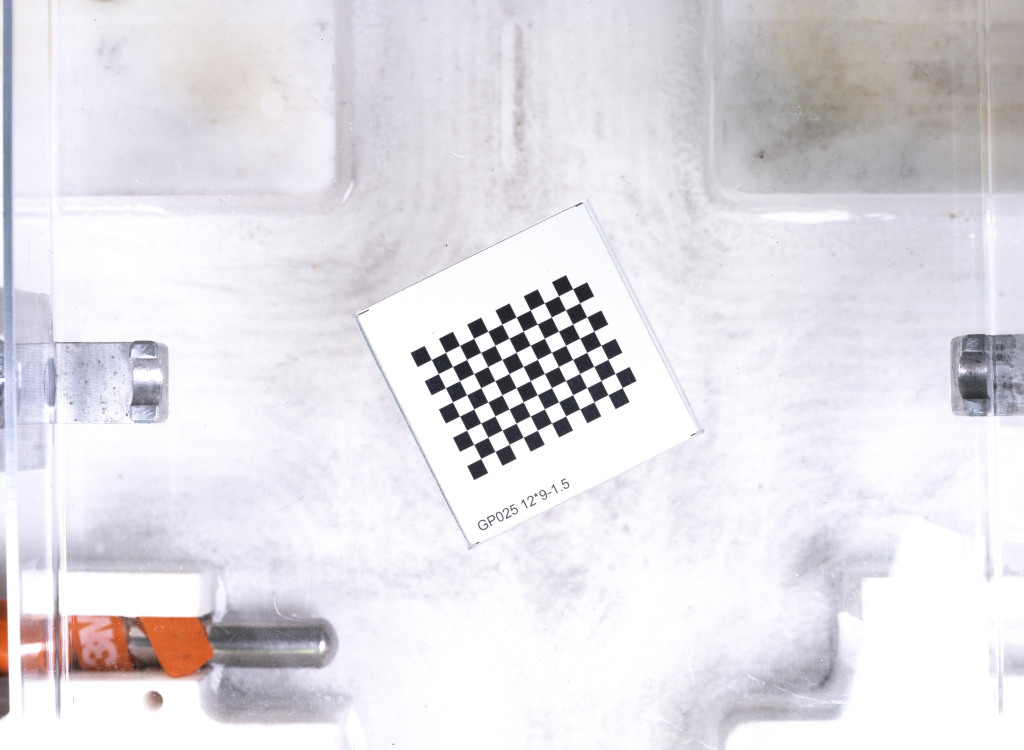
#> input picture BioStand/stend/Calibration4/2023-06-03_18_24_14_103.jpg, 4096 x 3000 px (shown at 1/4 size); its folder holds 4 pictures in this run
$ python Calibration.py
#> lines starting #> are read from the running program, lines starting #| are printed output that depends on the picture
import matplotlib.pyplot as plt
import numpy as np
import cv2 as cv
import glob
from PIL import Image


################ FIND CHESSBOARD CORNERS - OBJECT POINTS AND IMAGE POINTS #############################

chessboardSize = (8,11)
frameSize = (4096, 3000)


# termination criteria
criteria = (cv.TERM_CRITERIA_EPS + cv.TERM_CRITERIA_MAX_ITER, 30, 0.001)


# prepare object points, like (0,0,0), (1,0,0), (2,0,0) ....,(6,5,0)
objp = np.zeros((chessboardSize[0] * chessboardSize[1], 3), np.float32)
objp[:,:2] = np.mgrid[0:chessboardSize[0],0:chessboardSize[1]].T.reshape(-1,2)

size_of_chessboard_squares_mm = 1.5
objp = objp * size_of_chessboard_squares_mm


# Arrays to store object points and image points from all the images.
objpoints = [] # 3d point in real world space
imgpoints = [] # 2d points in image plane.


images = glob.glob('stend/Calibration4/*.jpg')
print(images)

for image in images:

    img = cv.imread(image)
#> img is the input picture: shape (3000, 4096, 3); mean B, G, R 229.1, 223.7, 226.4
    gray = cv.cvtColor(img, cv.COLOR_BGR2GRAY)
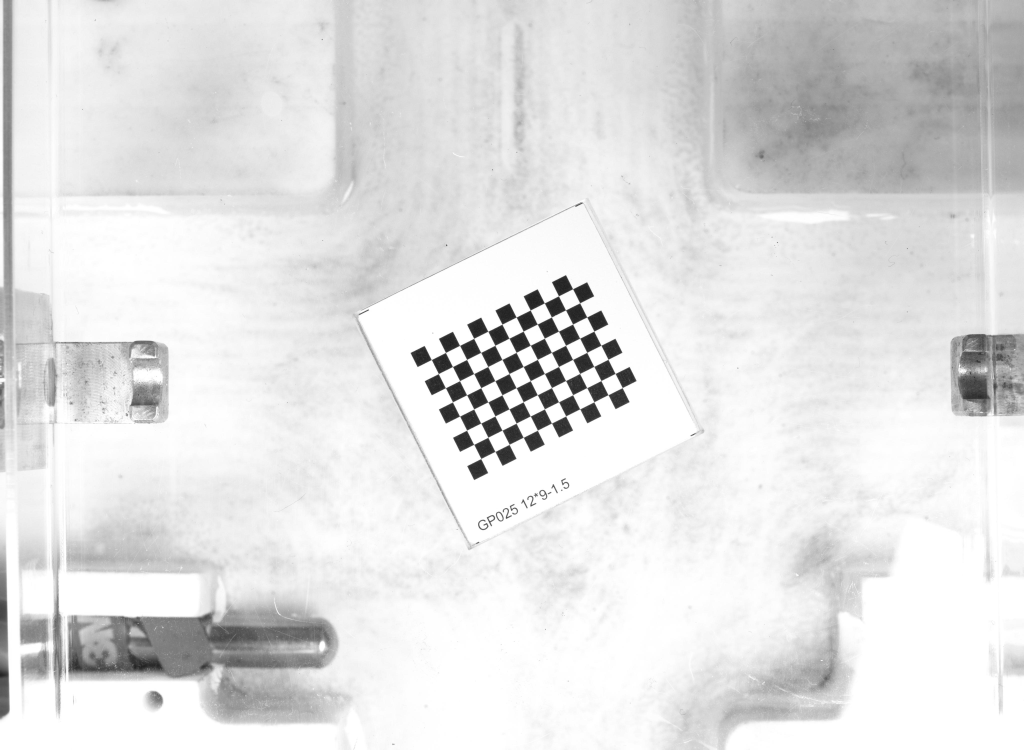
#> gray: shape (3000, 4096) (shown at 1/4 size); min 24, max 255, mean 225.1

    # Find the chess board corners
    ret, corners = cv.findChessboardCorners(gray, chessboardSize, None)
#> ret = True; corners = 88 rows, first 8: [1924.4, 1835.6], [1896.5, 1778.6], [1868.1, 1722], [1840, 1665.8], [1811.4, 1609.2], [1783.2, 1552.5], [1754.8, 1495.9], [1726.9, 1439.8]

    # If found, add object points, image points (after refining them)
    if ret == True:

        objpoints.append(objp)
        corners2 = cv.cornerSubPix(gray, corners, (11,11), (-1,-1), criteria)
#> corners2 = 88 rows, first 8: [1924.7, 1835.5], [1896.4, 1778.8], [1867.9, 1722], [1839.8, 1665.7], [1811.5, 1609.1], [1783.2, 1552.6], [1754.8, 1496], [1726.7, 1439.7]
        imgpoints.append(corners)

        # Draw and display the corners
        cv.drawChessboardCorners(img, chessboardSize, corners2, ret)
        # cv.imshow('img', img)
        # cv.waitKey(1000)


cv.destroyAllWindows()


############## CALIBRATION #######################################################

ret, cameraMatrix, dist, rvecs, tvecs = cv.calibrateCamera(objpoints, imgpoints, frameSize, None, None)


############## UNDISTORTION #####################################################

#> (the run stopped early here; a loop or call above may not have finished)
